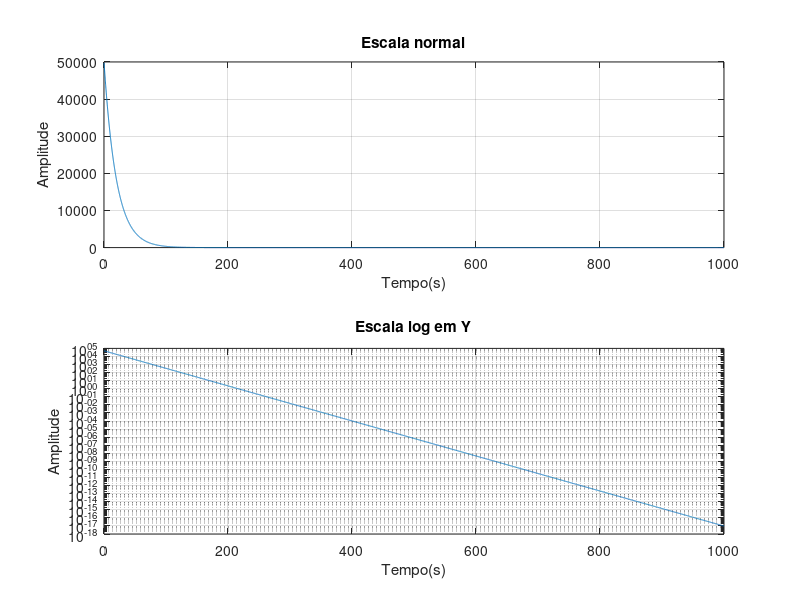

The MATLAB script that drew this image:
% Comparação de escalas

t = 0.1:0.1:1000;
y = 50000 * exp(-0.05*t);

figure
subplot(2,1,1)
plot(t, y)
grid on
xlabel("Tempo(s)")
ylabel("Amplitude")
title("Escala normal")

subplot(2,1,2)
semilogy(t, y)
grid on
xlabel("Tempo(s)")
ylabel("Amplitude")
title("Escala log em Y")
